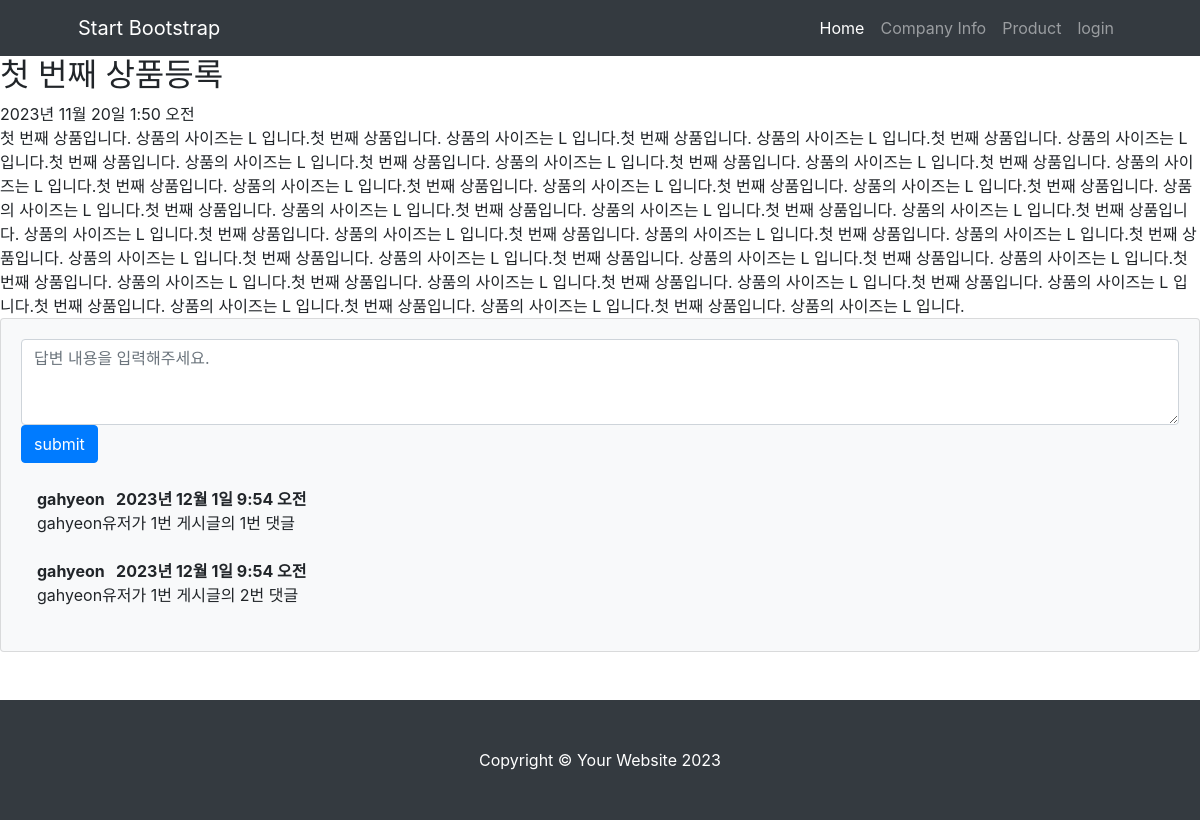
The app's page /promote/1/ with its own data.
### promote/models.py (models this page shows, shortened)
class MainContent(models.Model):
    title = models.CharField(max_length=200)
    content = models.TextField()
    pub_date = models.DateTimeField('date_published')

class Comment(models.Model):
    author = models.ForeignKey(User, on_delete=models.CASCADE)
    content_list = models.ForeignKey(MainContent, on_delete=models.CASCADE)
    content = models.TextField()
    create_date = models.DateTimeField(auto_now_add=True)
    modify_date = models.DateTimeField(auto_now=True)

### promote/views.py (the view)
# urls.py: path('<int:content_id>/', views.detail, name='detail'), # /promote/content_id 로 views.py의 detail() 연결, name을 작성하여 .html url 연동에서 하드코딩 방지
def detail(request, content_id):
    content_list = get_object_or_404(MainContent, pk=content_id)
    context = {'content_list': content_list}
    return render(request, 'promote/content_detail.html', context)

### templates/promote/content_detail.html (shortened to what this page needs)
{% extends 'base.html' %}
{% block content %}
<h2>{{ content_list.title }}</h2>
<div>
    {{content_list.pub_date}}<br>
    {{content_list.content}}
</div>
<section class="mb-5">
    <div class="card bg-light">
        <div class="card-body">
            <form method="post" class="mb-4" action="{% url 'comment_create' content_list.id %}">
                <textarea id="content" name="content" class="form-control" rows="3" placeholder="답변 내용을 입력해주세요."></textarea>
                <button type="submit" class="btn btn-primary">submit</button>
            </form>
            {% for comment in content_list.comment_set.all %}
            <div class="d-flex">
                <div class="ms-3">
                    <div class="fw-bold">
                        {{comment.author.username}} &nbsp {{comment.create_date}}
                    </div>
                    {{comment.content}}
                </div>
            </div>
            <br/>
            {% endfor %}
        </div>
    </div>
</section>
{% endblock %}

### records on screen
MainContent: title "첫 번째 상품등록", pub_date "2023년 11월 20일 1:50 오전", content "첫 번째 상품입니다. 상품의 사이즈는 L 입니다.첫 번째 상품입니다. 상품의 사이즈는 L 입니다.첫 번째 상품입니다. 상품의 사이즈는 L 입니다.첫 번째 상품입니다. 상품의 사이즈는 L 입니다.첫 번째 상품입니다. 상품의 사이즈는 L 입니다.첫 번째 상품입니다. 상품의 사이즈는 L 입니다.첫 번째 상품입니다. 상품의 사이즈는 L 입니다.첫 번째 상품입니다. 상품의 사이즈는 L 입니다.첫 번째 상품입니다. 상품의 사이즈는 L 입니다.첫 번째 상품입니다. 상품의 사이즈는 L 입니다.첫 번째 상품입니다. 상품의 사이즈는 L 입니다.첫 번째 상품입니다. 상품의 사이즈는 L 입니다.첫 번째 상품입니다. 상품의 사이즈는 L 입니다.첫 번째 상품입니다. 상품의 사이즈는 L 입니다.첫 번째 상품입니다. 상품의 사이즈는 L 입니다.첫 번째 상품입니다. 상품의 사이즈는 L 입니다.첫 번째 상품입니다. 상품의 사이즈는 L 입니다.첫 번째 상품입니다. 상품의 사이즈는 L 입니다.첫 번째 상품입니다. 상품의 사이즈는 L 입니다.첫 번째 상품입니다. 상품의 사이즈는 L 입니다.첫 번째 상품입니다. 상품의 사이즈는 L 입니다.첫 번째 상품입니다. 상품의 사이즈는 L 입니다.첫 번째 상품입니다. 상품의 사이즈는 L 입니다.첫 번째 상품입니다. 상품의 사이즈는 L 입니다.첫 번째 상품입니다. 상품의 사이즈는 L 입니다.첫 번째 상품입니다. 상품의 사이즈는 L…"
Comment: author.username "gahyeon", create_date "2023년 12월 1일 9:54 오전", content "gahyeon유저가 1번 게시글의 1번 댓글"
Comment: author.username "gahyeon", create_date "2023년 12월 1일 9:54 오전", content "gahyeon유저가 1번 게시글의 2번 댓글"
